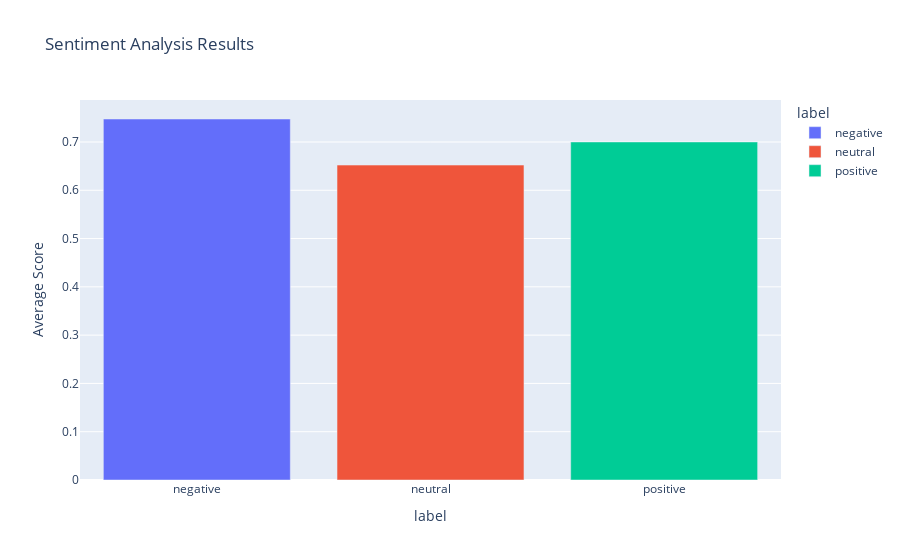

Notebook code for this chart:
### Code cell
# Grouping the data by sentiment labels and calculate the mean score
sentiment_scores = reddit_df.groupby('label')['score'].mean().reset_index()

# interactive bar plot
fig = px.bar(sentiment_scores, x='label', y='score', color='label', 
             title='Sentiment Analysis Results', labels={'score': 'Average Score'})

fig.show()
fig.write_html("C:/Users/farha/Downloads/SentimentEMP.html")

### Figure 1 — Plotly figure (JSON) as saved in the notebook; plotly's stock layout.template omitted (floating-point values rounded to 4 significant figures)
{"data": [{"alignmentgroup": "True", "hovertemplate": "label=%{x}<br>Average Score=%{y}<extra></extra>", "legendgroup": "negative", "marker": {"color": "#636efa", "pattern": {"shape": ""}}, "name": "negative", "offsetgroup": "negative", "orientation": "v", "showlegend": true, "textposition": "auto", "type": "bar", "x": ["negative"], "xaxis": "x", "y": [0.7476], "yaxis": "y"}, {"alignmentgroup": "True", "hovertemplate": "label=%{x}<br>Average Score=%{y}<extra></extra>", "legendgroup": "neutral", "marker": {"color": "#EF553B", "pattern": {"shape": ""}}, "name": "neutral", "offsetgroup": "neutral", "orientation": "v", "showlegend": true, "textposition": "auto", "type": "bar", "x": ["neutral"], "xaxis": "x", "y": [0.6521], "yaxis": "y"}, {"alignmentgroup": "True", "hovertemplate": "label=%{x}<br>Average Score=%{y}<extra></extra>", "legendgroup": "positive", "marker": {"color": "#00cc96", "pattern": {"shape": ""}}, "name": "positive", "offsetgroup": "positive", "orientation": "v", "showlegend": true, "textposition": "auto", "type": "bar", "x": ["positive"], "xaxis": "x", "y": [0.7], "yaxis": "y"}], "layout": {"barmode": "relative", "legend": {"title": {"text": "label"}, "tracegroupgap": 0}, "title": {"text": "Sentiment Analysis Results"}, "xaxis": {"anchor": "y", "categoryarray": ["negative", "neutral", "positive"], "categoryorder": "array", "domain": [0, 1], "title": {"text": "label"}}, "yaxis": {"anchor": "x", "domain": [0, 1], "title": {"text": "Average Score"}}}}
